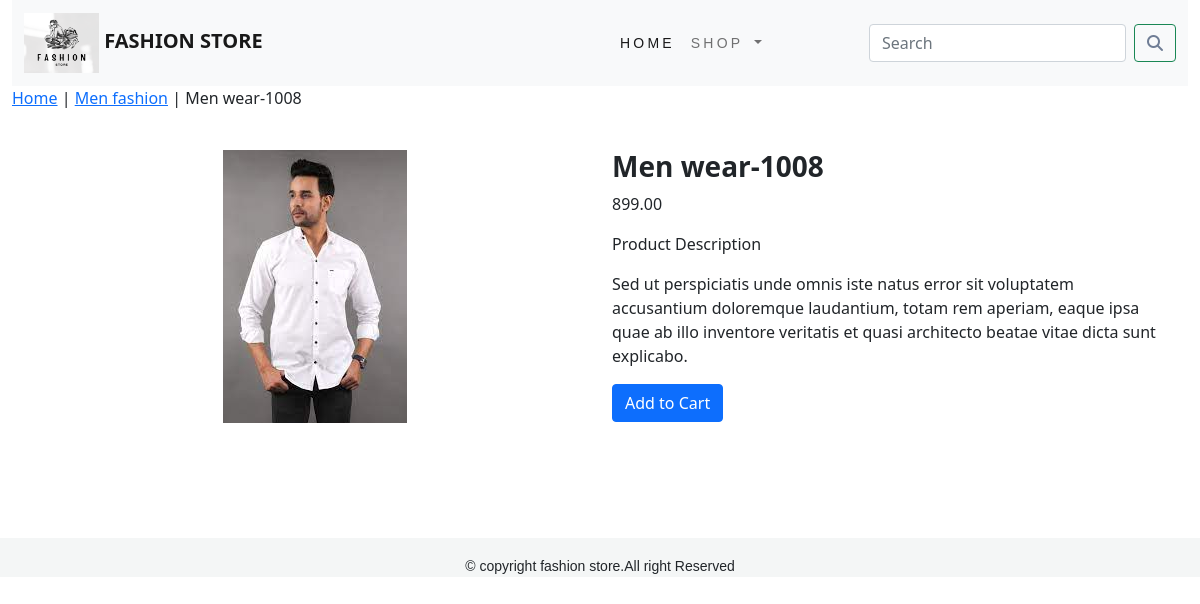
The app's page /shop/men-fashion/men-wear-1008/ with its own data.
### shop/models.py (models this page shows, shortened)
class Product(models.Model):
    name = models.CharField(max_length=250, unique=True)
    slug = models.SlugField(max_length=250, unique=True)
    description = models.TextField(blank=True)
    price = models.DecimalField(max_digits=10, decimal_places=2)
    category = models.ForeignKey(Category, on_delete=models.CASCADE)
    image = models.ImageField(upload_to='product', blank=True)
    stock = models.IntegerField()
    available = models.BooleanField(default=True)
    created = models.DateTimeField(auto_now_add=True)
    updated = models.DateTimeField(auto_now=True)
    class Meta:
        ordering = ('name',)
        verbose_name = 'product'
        verbose_name_plural = 'products'

class Category(models.Model):
    name = models.CharField(max_length=250, unique=True)
    slug = models.SlugField(max_length=250, unique=True)
    description = models.TextField(blank=True)
    image = models.ImageField(upload_to='category', blank=True)
    class Meta:
        ordering = ('name',)
        verbose_name = 'category'
        verbose_name_plural = 'categories'
    def get_url(self):
        return reverse('shop:products_by_category', args=[self.slug])

### shop/views.py (the view)
# urls.py: path('<slug:c_slug>/<slug:product_slug>/', views.proDetail, name='prodCatDetail'),
def proDetail(request, c_slug, product_slug):
    try:
        product = Product.objects.get(category__slug=c_slug, slug=product_slug)
    except Exception as e:
        raise e
    return render(request, 'product.html', {'product': product})

### cart/context_processors.py (called while the page is built)
def counter(request):
    item_count = 0
    if 'admin' in request.path:
        return {}
    else:
        try:
            cart = Cart.objects.filter(cart_id=_cart_id(request))
            cart_items = CartItem.objects.filter(cart=cart[:1])
            for cart_item in cart_items:
                item_count += cart_item.quantity
        except Cart.DoesNotExist:
            item_count = 0
    return dict(item_count=item_count)

### cart/views.py (called while the page is built)
def _cart_id(request):
    cart = request.session.session_key
    if not cart:
        cart = request.session.create()
    return cart

### shop/context_processors.py (called while the page is built)
def menu_links(request):
    links = Category.objects.all()
    return dict(links=links)

### templates/product.html (shortened to what this page needs)
{% extends 'base.html' %}
{% load static %}
{% block content %}
<div class="row my_product_row_class">
  <div class="max_auto">
    <p><a href="{% url 'shop:allprodcat' %}">Home</a> | <a href="{{product.category.get_url}}">{{product.category.name}}</a> | {{product.name}}</p>
  </div>
</div>
<div class="container">
<br>
  <div class="row">
    <div class="col-12 col-sm-12 col-md-12 col-lg-6 text-center">
      <div class="min-width:18rem">
        <img class="my_prod_img" src="{{product.image.url}}" alt="{{product.name}}">
      </div>
    </div>
    <div class="col-12 col-sm-12 col-md-12 col-lg-6">
        <h3 class="my_prod_title"><b>{{product.name}}</b></h3>
        <p>{{product.price}}</p>
        <p class="my_desc_title">Product Description</p>
        <p class="text-justify my_prod_desc">{{product.description}}</p>
        {% if product.stock <= 0 %}
        <p style="color:red"><b>Out Of Stock</b></p>
        {% else %}
        <p><a href="{% url 'cart:add_cart' product.id %}" class="btn btn-primary">Add to Cart</a></p>
        {% endif %}
    </div>
  </div>
</div>
{% endblock %}

### static/css/custom.css (style rules this page uses)
body { font-family: 'Encode Sans Condensed', sans-serif font-size: 14px; }

### records on screen
Product: category.name "Men fashion", name "Men wear-1008", image (picture), price "899.00", description "Sed ut perspiciatis unde omnis iste natus error sit voluptatem accusantium doloremque laudantium, totam rem aperiam, eaque ipsa quae ab illo inventore veritatis et quasi architecto beatae vitae dicta sunt explicabo."
